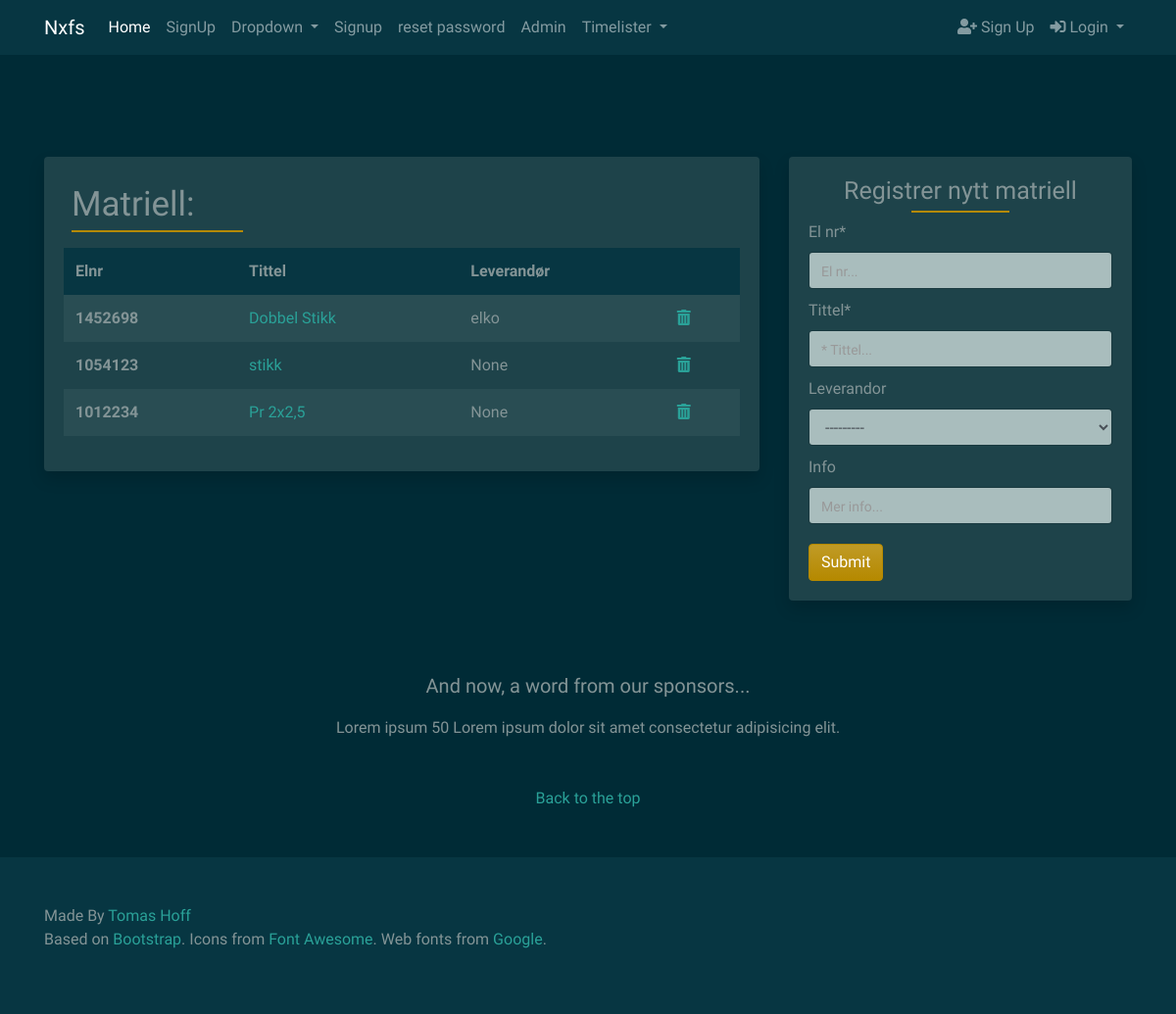
Before: /timelister/matriell-list/ with the older database file.
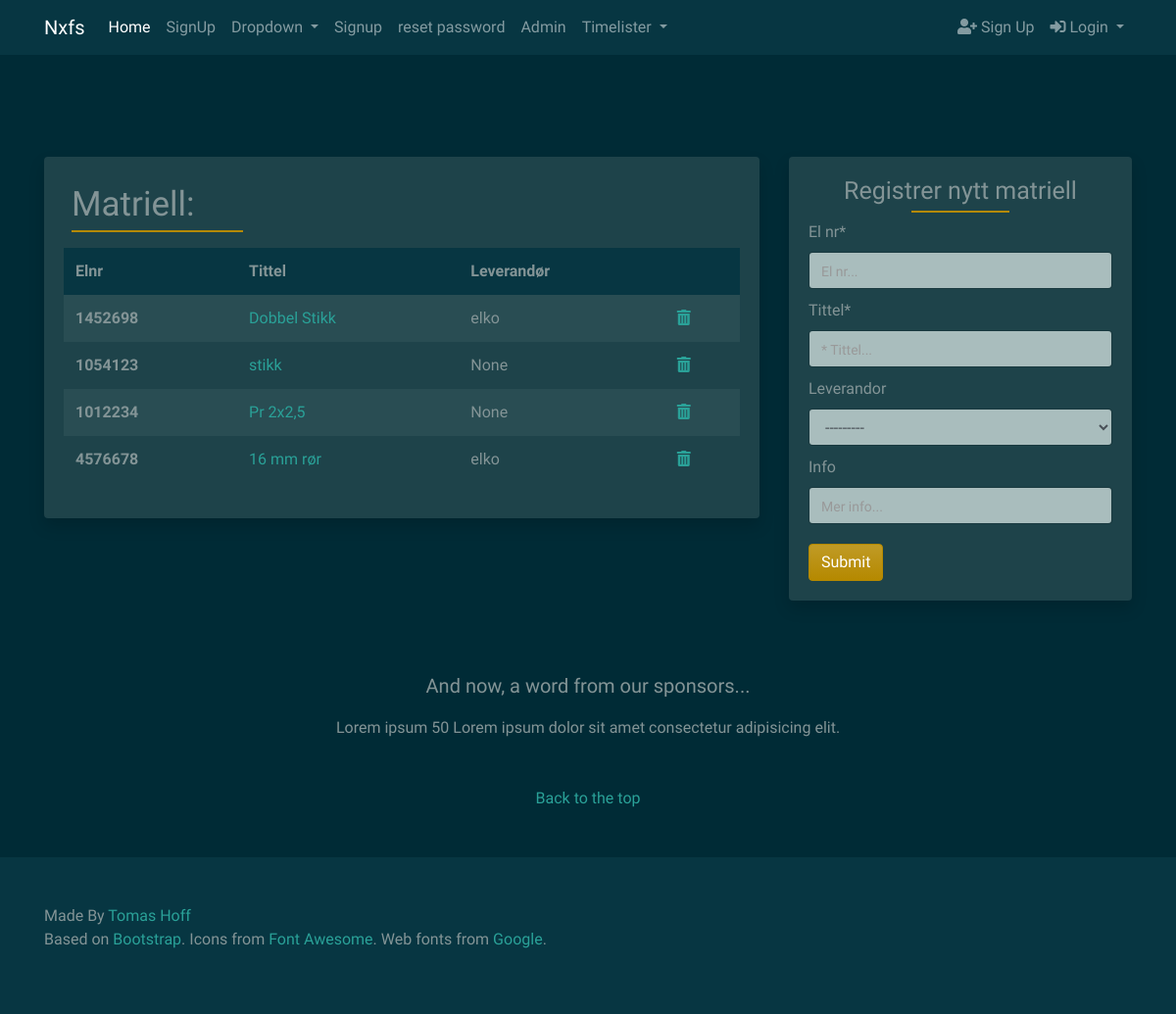
After: the same page with the newer database file.
### timelister/models.py (models this page shows, shortened)
class Matriell(models.Model):
    el_nr = models.IntegerField(unique=True, blank=True, null=True,)
    tittel = models.CharField(max_length=64, unique=True, blank=True)
    info = models.CharField(max_length=256, blank=True)
    leverandor = models.ForeignKey(
        Leverandorer, on_delete=models.CASCADE, blank=True, null=True)
    image = models.ImageField()
    class Meta:
        verbose_name = 'Matriell'
        verbose_name_plural = 'Matriell'
    def __str__(self):
        return self.tittel

class Leverandorer(models.Model):
    name = models.CharField(max_length=64, blank=True)
    """Model definition for Leverandorer."""
    class Meta:
        verbose_name = 'Leverandor'
        verbose_name_plural = 'Leverandorer'
    def __str__(self):
        return self.name

### timelister/views.py (the view)
# urls.py: path('matriell-list/', views.matriellList, name="matriell-list"),
def matriellList(request):
    matriell = models.Matriell.objects.all()
    matriellform = MatriellForm(request.POST or None)
    if request.method == "POST":
        if matriellform.is_valid():
            matriellform.save()
            messages.success(request, 'Matriell Lagt til')
            return redirect(request.META.get('HTTP_REFERER', redirect_if_referer_not_found))
    context = {
        'matriell': matriell,
        'matriellform': matriellform
    }
    return render(request, 'timelister/matiell-liste.html', context)

### timelister/forms.py
class MatriellForm(forms.ModelForm):
    el_nr = forms.CharField(max_length=7, widget=forms.TextInput(
        attrs={
            'placeholder': 'El nr...',
        }))
    tittel = forms.CharField(max_length=64, widget=forms.TextInput(
        attrs={
            'placeholder': '* Tittel...',
        }))
    info = forms.CharField(max_length=256, required=False, widget=forms.TextInput(
        attrs={
            'placeholder': 'Mer info...',
        }))
    class Meta:
        model = Matriell
        fields = (
            'el_nr',
            'tittel',
            'leverandor',
            'info',
        )

### srv/context_processors.py (called while the page is built)
def custom_context(request):
    navbarloginform = LoginForm(request.POST or None)
    return {
        'navbarloginform': navbarloginform
    }

### templates/timelister/matiell-liste.html (shortened to what this page needs)
{% extends 'base.html' %}
{% block content %}
{% load crispy_forms_tags %}
<div class="col-lg-8">
    <div class="card border-0 shadow mb-4">
        <div class="card-body">
            <div class="d-flex justify-content-between">
                <div class="p-2">
                    <h2 class="card-body">Matriell:</h2>
                </div>
                <div class="p-2"></div>
                <div class="p-2">
                </div>
            </div>
            <table class="table table-striped table-borderless">
                <thead class="thead-custom">
                    <tr>
                        <th scope="col">Elnr</th>
                        <th scope="col">Tittel</th>
                        <th scope="col">Leverandør</th>
                        <th scope="col"></th>
                    </tr>
                </thead>
                <tbody>
                    {% for mat in matriell %}
                    <tr>
                        <th scope="row">{{ mat.el_nr }}</th>
                        <td><a href="{% url 'matriell-detail' object_id=mat.pk %}">{{ mat }}</a></td>
                        <td>{{ mat.leverandor }}</td>
                        <td><a href="{% url 'delete_matriell' object_id=mat.id %}" class="confirm-delete"
                                data-toggle="modal" data-target="#confirmTimerDeleteModal" id="deleteButton{{mat.id}}">
                                <i class="fas fa-trash-alt" tooltip-toggle="tooltip" title="Delete"></i></a>
                        </td>
                    </tr>
                    {% endfor %}
                </tbody>
            </table>
        </div>
    </div>
</div>
<div class="col-lg-4">
    <div class="card border-0 shadow mb-4 d-none d-lg-block">
        <div class="card-body">
            <div class="form-group">
                <h2>Registrer nytt matriell<br>
                </h2>
                <form method="POST" action=".">
                    {{ matriellform|crispy }}
                    <button type="submit" class="btn btn-primary button-card">Submit</button>
                </form>
            </div>
        </div>
    </div>
</div>
{% endblock content %}

Changed rows visible on the page:
added Matriell: el_nr "4576678", tittel "16 mm rør", leverandor "elko"
